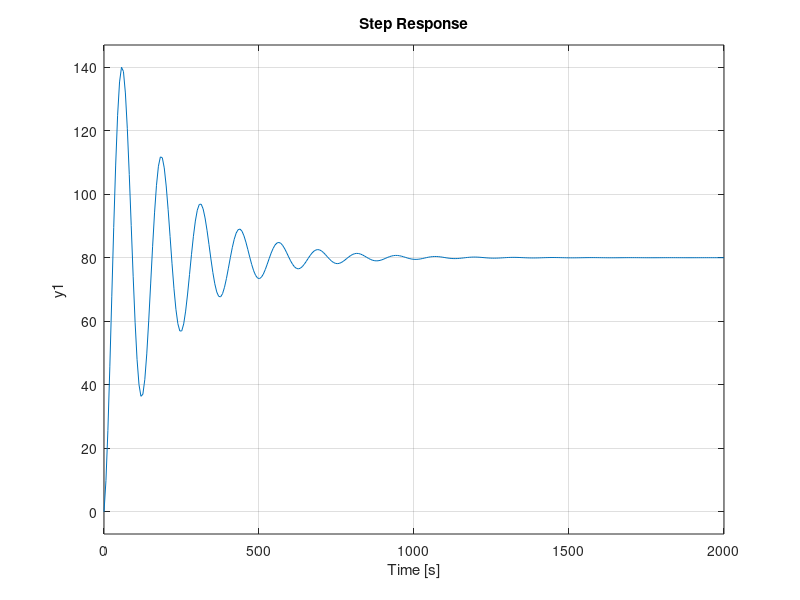
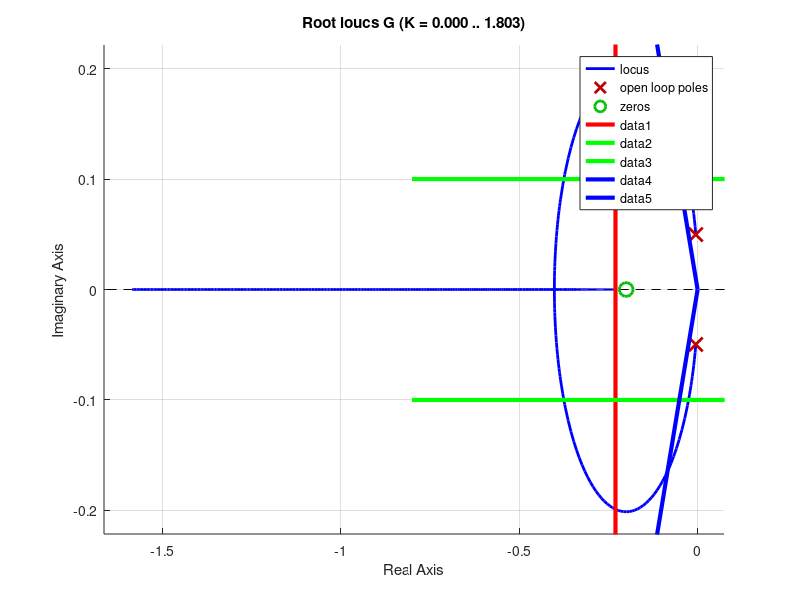

Here is the MATLAB script that generated these plots, in order:
%Christopher Lum
%lum@uw.edu
%
%Illustrate designing a controller using the root locus technique that
%satisfies performance requirements.
%
%This accompanies the YouTube video located at https://youtu.be/rNYHww84juM

%Version History:
%11/19/20:  Created

clear
clc
close all

%% Define the plant
num = [1 0.2];
den = [1 0.01 0.0025];

G = tf(num,den);

%Evaluate the open loop response
figure
step(G)

%Use rlocus to draw the root locus of the system
figure
hold on
rlocus(G)
grid on

%Draw the pole constraints on the rlocus plot

%Settling time requirement
sigma_required = 0.23;
plot([-sigma_required -sigma_required], [-0.25 0.25], 'r-', 'LineWidth',3)

%omega_d requirement
omega_d_required = 0.1;
plot([-0.8 +0.1], [omega_d_required omega_d_required], 'g-', 'LineWidth', 3)
plot([-0.8 +0.1], [-omega_d_required -omega_d_required], 'g-', 'LineWidth', 3)

%percent overshoot requirement
theta_required = 62.9*pi/180;
plot([-0.8 0], [+tan(theta_required)*0.8 0], 'b-', 'LineWidth', 3)
plot([-0.8 0], [-tan(theta_required)*0.8 0], 'b-', 'LineWidth', 3)

%Chose/design controller to meet requirements
K = 0.74;
